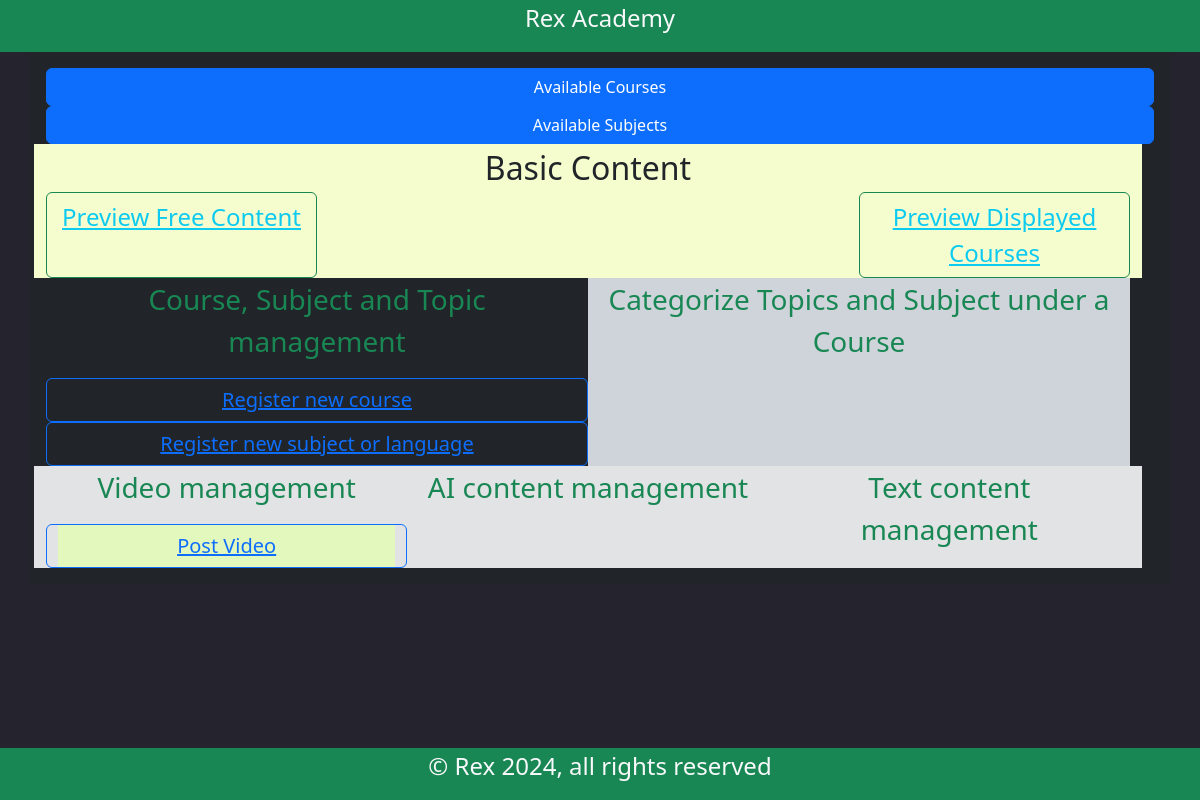
Before: /cs_avail with the older database file.
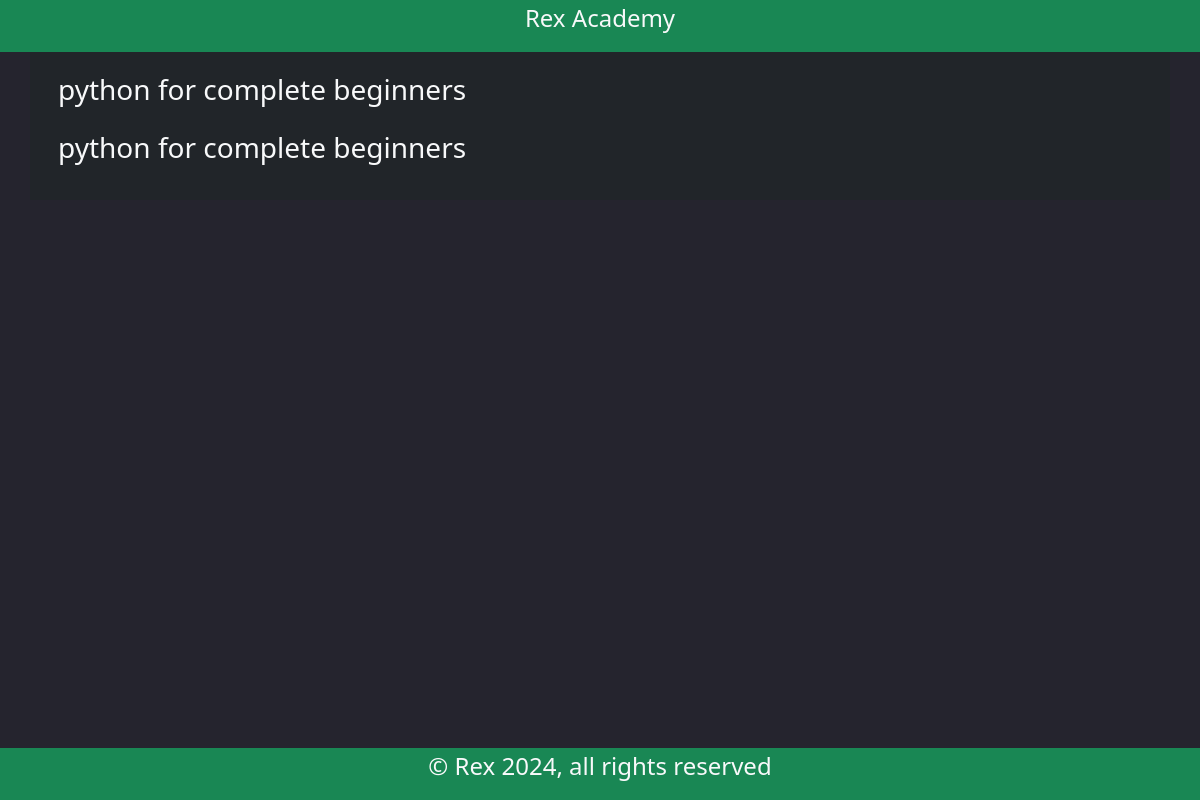
After: the same page with the newer database file.
### learning_platform/models/models.py (models this page shows)
class Course(db.Model):
    __tablename__ = "course"
    id = db.Column(db.Integer, primary_key=True)
    name = db.Column(db.String(80), nullable=False)
    description = db.Column(db.String(250), nullable=False)
    price = db.Column(db.Numeric(10, 2), nullable=False)
    subjects = db.relationship(
        'Subject', secondary=course_subjects, backref=db.backref('courses', lazy=True))
    topics = db.relationship('Topic', secondary=course_topics,
                             lazy='subquery', backref=db.backref('courses', lazy=True))

### learning_platform/views/admin.py (the view)
@admin_bp.route('/cs_avail', methods=['GET', 'POST'])
def cs_avail():
    cst = Course.query.all()
    return render_template('admin/index.html', cst=cst)

### learning_platform/templates/admin/index.html (shortened to what this page needs)
<!DOCTYPE html>
<html lang="en">
<head>
    {% extends "base.html" %}
    {% block main %}
    <div class="container text-center text-light">
        <div class="row bg-dark p-3">
            {% if cst %}
            {% for _item in cst|sort(attribute='name') %}
            <p class="fs-3 text-start text-light">{{ _item.name }}</p>
            {% endfor %}
            {% else %}
            <div class="col">
                <div class="row align-items-start">
                    <a href="{{ url_for('admin.cs_avail')}}" class="btn btn-primary" id="admin">
                        Available Courses
                    </a>
                </div>
                <div class="col">
                    <div class="row align-items-start">
                        <a href="{{ url_for('admin.ss_avail')}}" class="btn btn-primary" id="admin">
                            Available Subjects
                        </a>
                    </div>
                </div>
             </div>
             <div class="row" style="display: flex; flex-direction: row;
                                 justify-content: space-between;
                                 background-color: rgb(245, 253, 206);">
             <div class="fs-2 text-dark">Basic Content</div>
             <div class="col-3 btn btn-outline-success fs-4">
                 <a class="text-info ml-2" href="">
                    Preview Free Content
                </a>
            </div>
           <div class="col-3 btn btn-outline-success fs-4">
            <a class="text-info mr-2" href="{{url_for('home.home')}}">
               Preview Displayed Courses
           </a>
         </div>
         </div>
         <div class="row">
            <div class="col bg-dark">
                <p class="fs-3 text-center text-success">
                    Course, Subject and Topic management
                </p>
                <div style="display: flex; flex-direction: column;">
                <div class="row align-items-start btn btn-outline-primary fs-5">
                    <a href="{{ url_for('admin.register_course')}}" class="" id="admin">
                        Register new course
                    </a>
                </div>
                <div class="row align-items-start btn btn-outline-primary fs-5">
                    <a href="{{ url_for('admin.add_subject')}}" class="" id="admin">
                        Register new subject or language
                    </a>
                </div>
            </div>
         </div>
              <div class="col bg-dark-subtle">
                <p class="fs-3 text-center text-success">
                    Categorize Topics and Subject under a Course
                </p>
              </div>
        </div>
        <div class="row bg-secondary-subtle">
            <div class="col">
             <p class="fs-3 text-center text-success">Video management</p>
             <div style="display: flex; flex-direction: column; background-color: rgb(227, 248, 189);">
                <div class="row align-items-start btn btn-outline-primary fs-5">
                    <a href="{{ url_for('admin.admin_add_vid')}}" class="" id="admin">
                        Post Video
                    </a>
                </div>
             </div>
            </div>
            <div class="col">
              <p class="fs-3 text-center text-success">
                AI content management
            </p>
            </div>
            <div class="col">
              <p class="fs-3 text-center text-success">
                Text content management
            </p>
            </div>
          </div>
          {% endif %}
    </div>
    </div>
    {% endblock %}

### learning_platform/templates/base.html (shortened to what this page needs)
<!DOCTYPE html>
<html lang="en">
   <head>
  <link rel="stylesheet" href="{{ url_for('static', filename='css/bootstrap.min.css') }}">
  <link rel="stylesheet" href="{{ url_for('static', filename='css/style.css') }}">
  <link rel="stylesheet" href="https://cdnjs.cloudflare.com/ajax/libs/font-awesome/4.7.0/css/font-awesome.min.css">
   </head>
    <body class="d-flex flex-column vh-100">
      {% block body %}
      <header class="bg-success fs-4 text-light text-center">
        {% block header %} <p> Rex Academy</p> {% endblock header %}
      </header>
      <main class="flex-grow-1">
        {% block main %}{% endblock main %}
      </main>
      <footer class="bg-success text-center fs-4 text-light">{% block footer %} <p>&copy; Rex 2024, all rights reserved</p> {% endblock footer %}</footer>
      {% endblock %}
    </body>
</html>

### learning_platform/static/css/style.css (style rules this page uses)
body { background-color: rgb(37, 36, 46); }

Changed rows visible on the page:
added Course: name "python for complete beginners"
added Course: name "python for complete beginners"
Other visible differences:
text no longer shown: "Available Courses Available Subjects Basic Content Preview Free Content Preview Displayed Courses Course, Subject and Topic management Register new course Register new subject or language Categorize Topics and Subject under a Course Video management Post Video AI content management Text content management"
